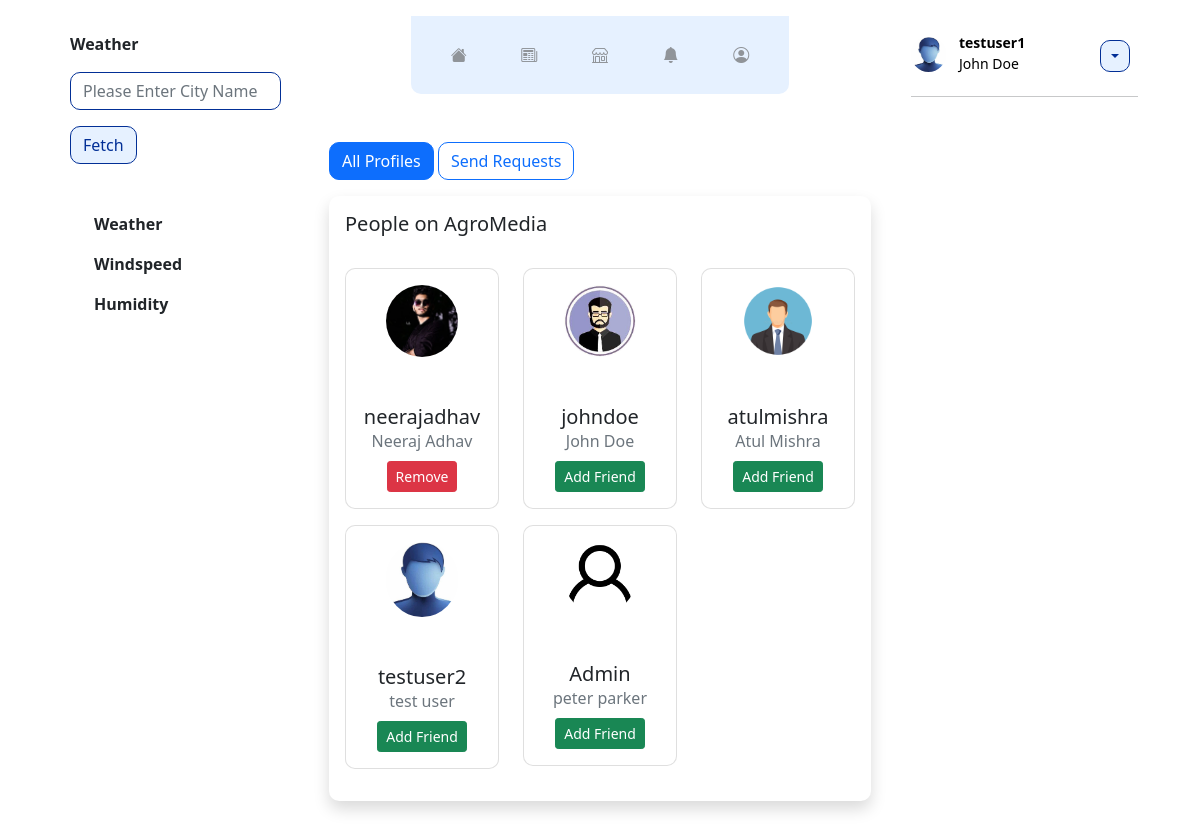
Screenshot of /all-profiles/ (signed in) with the database file from the repository.
### home/models.py (models this page shows, shortened)
class Profile(models.Model):
    first_name = models.CharField(max_length=50, blank=True, null=True)
    last_name = models.CharField(max_length=50, blank=True, null=True)
    user = models.OneToOneField(User, on_delete=models.CASCADE)
    bio = models.TextField(max_length=500, blank=True)
    location = models.CharField(max_length=30, blank=True)
    website = models.URLField(blank=True)
    birth_date = models.DateField(null=True, blank=True)
    image = models.ImageField(default='default.png', upload_to='profile_pics')
    friends = models.ManyToManyField(User, blank=True, related_name='friends')
    created = models.DateTimeField(auto_now_add=True)
    updated = models.DateTimeField(auto_now=True)
    slug = models.SlugField(max_length = 250, null = True, blank = True)
    objects = ProfileManager()

### home/views.py (the view)
# urls.py: path('all-profiles/', ProfileListView.as_view(), name='all-profiles'),
class ProfileListView(ListView):
    model = Profile
    template_name = 'home/profile_list.html'
    context_object_name = 'qs'
    def get_queryset(self):
        qs = Profile.objects.get_all_profiles(self.request.user)
        return qs
    def get_context_data(self, *args, **kwargs):
        context = super(ProfileListView, self).get_context_data(*args, **kwargs)
        user = User.objects.get(username__iexact=self.request.user)
        profile = Profile.objects.get(user=user)
        rel_r = Relationship.objects.filter(sender=profile)
        rel_s = Relationship.objects.filter(receiver=profile)
        rel_receiver = []
        rel_sender = []
        for i in rel_r:
            rel_receiver.append(i.receiver.user)
        for i in rel_s:
            rel_sender.append(i.sender.user)
        context['rel_receiver'] = rel_receiver
        context['rel_sender'] = rel_sender
        context['is_empty'] = False
        if len(self.get_queryset()) == 0:
            context['is_empty'] = True
        return context

### home/models.py (called while the page is built)
    def get_all_profiles(self, me):
        profiles = Profile.objects.all().exclude(user = me)
        return profiles

### home/templates/home/profile_list.html (shortened to what this page needs)
{% extends "home/base.html" %}
{% block maincontent %}
<div class="mt-5">
<a href="{% url 'all-profiles' %}" style="border-radius: 10px;" class="btn btn-primary">All Profiles</a>
<a href="{% url 'invite-profiles' %}" style="border-radius: 10px;" class="btn btn-outline-primary">Send Requests</a>
</div>
<div class="card p-3 mt-lg-3 mt-4 border-0 shadow" style="border-radius: 10px;">
    <h5>People on AgroMedia</h5>
    <br>
    {% if object_list %}
    <div class="row">
        {% for i in object_list %}
            <div class="col-lg-4">
                <div class="align-items-center mb-3">
                    <div class="card p-3" style="border-radius: 10px;">
                        <div class="user text-center">
                            <div class="profile"> <img src="{{ i.user.profile.image.url }}" class="rounded-circle" width="60%"> </div>
                        </div>
                        <div class="mt-5 text-center">
                            <h5 class="mb-0">{{ i.user }}</h5> <span class="text-muted d-block mb-2">{{ i.user.profile.first_name }} {{ i.user.profile.last_name }}</span>
                            {% if i.user not in rel_receiver and i.user not in rel_sender %}
                            <form action="{% url 'send-invite' %}" methods="POST">
                                <button type="submit" class="btn btn-success btn-sm">Add Friend</button>
                            </form>
                            {% endif %}
                            {% if request.user in i.friends.all %}
                            <form action="" methods="POST">
                                <button type="submit" class="btn btn-danger btn-sm">Remove</button>
                            </form>
                            {% endif %}
                        </div>
                    </div>
                </div>
            </div>
        {% endfor %}
    </div>
    {% else %}
    <div class="alert alert-info text-center">
        <h5>You are the only one</h5>
    </div>
    {% endif %}
</div>
{% endblock %}

### home/templates/home/right-side.html (shortened to what this page needs)
{% load static %}
<table class="table table-borderless">
    <tr>
    <td style="width: 40px; padding: 0px; padding-top: 5px;">
        <a href="{% url 'profile' %}" style="text-decoration: none; color: black;">
        <img src="{{ user.profile.image.url }}" class="img-fluid rounded-circle" style="width: 35px; height: 35px;" alt="{{ user.username }}">
        </a>
    </td>
    <td class="py-0" style="line-height: 20px;">
        <a href="{% url 'profile' %}" style="text-decoration: none; color: black;">
        <small class="card-title">
            <b>{{ user.username }}</b>
        </small><br>
        {% if user.profile.first_name %}
        <small> {{ user.profile.first_name }} {{ user.profile.last_name }} </small>
        {% endif %}
        </a>
    </td>
    <td>
        <div class="dropdown float-end">
        <button class="btn btn-secondary dropdown-toggle top-tab inactive-btn text-center" type="button" id="navdrop" data-bs-toggle="dropdown" aria-expanded="false"></button>
        </div>
    </td>
    </tr>
</table>
<hr>

### static/css/main.css (style rules this page uses)
.top-tab { width: 30px; padding: 3px; margin: 0px auto; color: #909499; border-radius: 5px; cursor: pointer; }
.inactive-btn { border-radius: 10px; background-color: #e6f1ff; border-color: #022f96; color: #022f96; }

### rows the page displays
Profile: user.profile.image (picture), user "neerajadhav", user.profile.first_name "Neeraj", user.profile.last_name "Adhav"
Profile: user.profile.image (picture), user "johndoe", user.profile.first_name "John", user.profile.last_name "Doe"
Profile: user.profile.image (picture), user "atulmishra", user.profile.first_name "Atul", user.profile.last_name "Mishra"
Profile: user.profile.image (picture), user "testuser2", user.profile.first_name "test", user.profile.last_name "user"
Profile: user.profile.image (placeholder picture), user "Admin", user.profile.first_name "peter", user.profile.last_name "parker"

### other values shown
{{ user.username }} "testuser1"
{{ user.profile.first_name }} "John"
{{ user.profile.last_name }} "Doe"
